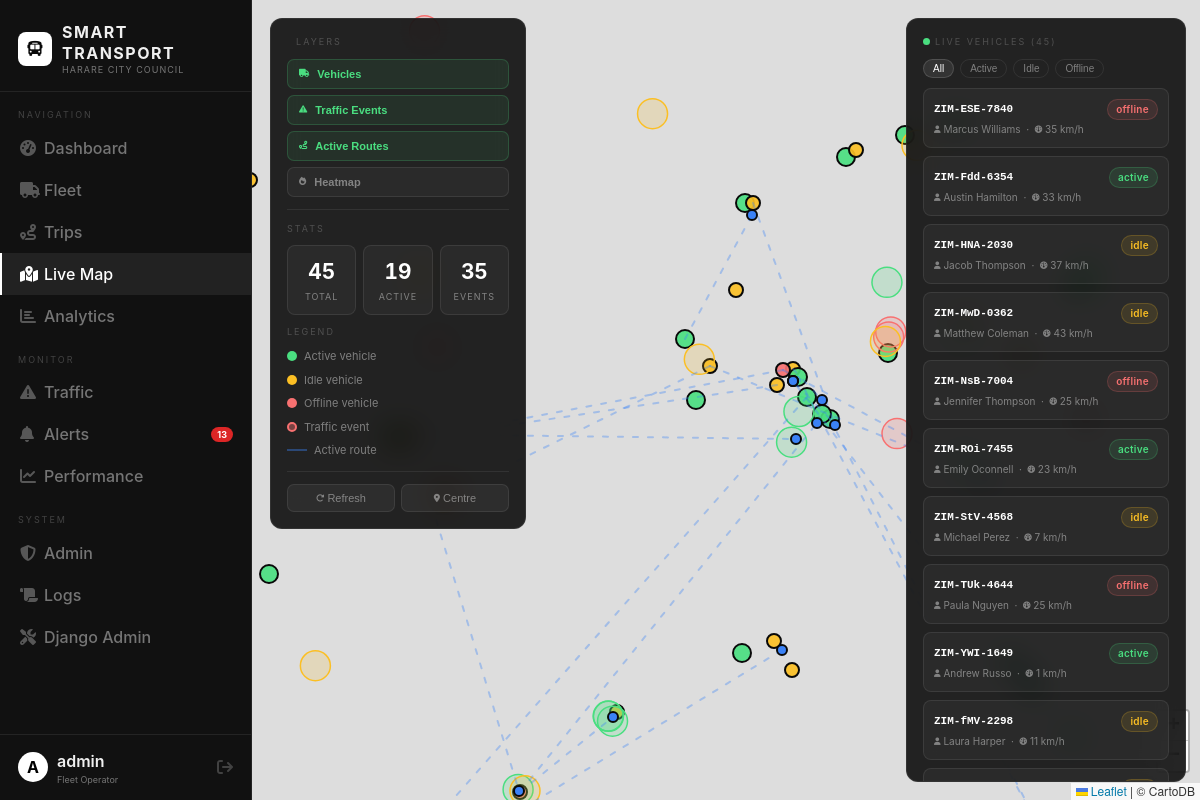
Page /map/ (signed in) on the committed database.
### app/models.py (models this page shows, shortened)
class Vehicle(models.Model):
    STATUS_CHOICES = [
        ('active', 'Active'),
        ('idle', 'Idle'),
        ('offline', 'Offline'),
    ]
    registration_number = models.CharField(max_length=50, unique=True)
    driver_name = models.CharField(max_length=100)
    status = models.CharField(max_length=10, choices=STATUS_CHOICES, default='idle')
    current_latitude = models.FloatField(null=True, blank=True)
    current_longitude = models.FloatField(null=True, blank=True)
    speed = models.FloatField(default=0)
    last_updated = models.DateTimeField(auto_now=True)
    class Meta:
        ordering = ['registration_number']
        verbose_name_plural = "Vehicles"

### app/views.py (the view)
# urls.py: path('map/', views.map_view, name='map_view'),
@login_required
def map_view(request):
    vehicles = Vehicle.objects.all()
    traffic_events = TrafficEvent.objects.order_by('-timestamp')
    ongoing_trips = Trip.objects.filter(
        status='ongoing',
        vehicle__current_latitude__isnull=False,
        vehicle__current_longitude__isnull=False
    ).select_related('vehicle')[:20]  # Limit to 20 for performance
    ctx = _base_ctx()
    ctx.update({
        'vehicles': vehicles,
        'traffic_events': traffic_events,
        'ongoing_trips': ongoing_trips,
        'total_vehicles': vehicles.count(),
        'active_count': vehicles.filter(status='active').count(),
        'traffic_count': traffic_events.count(),
    })
    return render(request, 'map.html', ctx)

### app/views.py (called while the page is built)
def _alert_count():
    return Alert.objects.filter(is_active=True).count()

def _base_ctx():
    return {'alert_count': _alert_count()}

### templates/map.html (shortened to what this page needs)
{% extends "base.html" %}
{% block nav_map %}active{% endblock %}
{% block extra_head %}
<link rel="stylesheet" href="https://unpkg.com/leaflet/dist/leaflet.css"/>
{% endblock %}
{% block content %}
<div id="full-map"></div>
<div class="map-panel ctrl-panel">
  <div class="panel-label"> &nbsp;Layers</div>
  <button class="layer-btn on" id="lyr-vehicles" onclick="toggleLayer('vehicles',this)"> Vehicles</button>
  <button class="layer-btn on" id="lyr-traffic" onclick="toggleLayer('traffic',this)"> Traffic Events</button>
  <button class="layer-btn on" id="lyr-routes" onclick="toggleLayer('routes',this)"> Active Routes</button>
  <button class="layer-btn" id="lyr-heatmap" onclick="toggleLayer('heatmap',this)"> Heatmap</button>
  <hr style="border:none;border-top:1px solid var(--border-dark);margin:12px 0">
  <div class="panel-label">Stats</div>
  <div style="display:flex;gap:7px;margin-bottom:10px">
    <div class="map-stat"><div class="ms-val" id="st-total">{{ total_vehicles|default:"0" }}</div><div class="ms-lbl">Total</div></div>
    <div class="map-stat"><div class="ms-val" id="st-active">{{ active_count|default:"0" }}</div><div class="ms-lbl">Active</div></div>
    <div class="map-stat"><div class="ms-val" id="st-events">{{ traffic_count|default:"0" }}</div><div class="ms-lbl">Events</div></div>
  </div>
  <div class="panel-label">Legend</div>
  <div class="leg-row"><div class="leg-circle" style="background:var(--green-light)"></div>Active vehicle</div>
  <div class="leg-row"><div class="leg-circle" style="background:var(--amber-light)"></div>Idle vehicle</div>
  <div class="leg-row"><div class="leg-circle" style="background:var(--red-light)"></div>Offline vehicle</div>
  <div class="leg-row"><div class="leg-circle" style="background:rgba(248,113,113,0.4);border:2px solid var(--red-light)"></div>Traffic event</div>
  <div class="leg-row"><div class="leg-line" style="background:rgba(59,130,246,0.4)"></div>Active route</div>
  <hr style="border:none;border-top:1px solid var(--border-dark);margin:12px 0">
  <div style="display:flex;gap:6px">
    <button onclick="refreshMap()" style="flex:1;background:rgba(255,255,255,0.05);border:1px solid var(--border-dark);color:var(--text-on-dark-dim);padding:7px;border-radius:7px;cursor:pointer;font-size:11px;transition:all .18s" onmouseover="this.style.borderColor='rgba(255,255,255,0.2)'" onmouseout="this.style.borderColor='var(--border-dark)'"> Refresh</button>
    <button onclick="centerMap()" style="flex:1;background:rgba(255,255,255,0.05);border:1px solid var(--border-dark);color:var(--text-on-dark-dim);padding:7px;border-radius:7px;cursor:pointer;font-size:11px;transition:all .18s" onmouseover="this.style.borderColor='rgba(255,255,255,0.2)'" onmouseout="this.style.borderColor='var(--border-dark)'"> Centre</button>
  </div>
</div>
<div class="map-panel info-panel">
  <div class="panel-label"><span class="pulse-dot"></span>Live Vehicles ({{ vehicles|length }})</div>
  <div class="filter-row">
    <button class="f-pill on" onclick="filterVCards(this,'all')">All</button>
    <button class="f-pill" onclick="filterVCards(this,'active')">Active</button>
    <button class="f-pill" onclick="filterVCards(this,'idle')">Idle</button>
    <button class="f-pill" onclick="filterVCards(this,'offline')">Offline</button>
  </div>
  <div id="vehicle-cards">
    {% for v in vehicles %}
    {% if v.current_latitude and v.current_longitude %}
    <div class="v-card" data-status="{{ v.status }}" onclick="flyTo({{ v.current_latitude }},{{ v.current_longitude }})">
      <div style="display:flex;align-items:center;justify-content:space-between">
        <div class="v-card-reg">{{ v.registration_number }}</div>
        <span class="badge badge-{% if v.status == 'active' %}green{% elif v.status == 'idle' %}amber{% else %}red{% endif %}">{{ v.status }}</span>
      </div>
      <div class="v-card-sub"> {{ v.driver_name }} &nbsp;·&nbsp;  {{ v.speed|floatformat:0 }} km/h</div>
    </div>
    {% endif %}
    {% empty %}
    <div style="color:var(--text-on-dark-dim);font-size:11px">No vehicles with GPS data.</div>
    {% endfor %}
  </div>
</div>
{% endblock %}

### templates/base.html (shortened to what this page needs)
{% load static %}
<!doctype html>
<html lang="en">
  <head>
    <link
      rel="stylesheet"
      href="https://cdnjs.cloudflare.com/ajax/libs/font-awesome/6.5.0/css/all.min.css"
    />
    <link
      rel="stylesheet"
      href="https://cdn.datatables.net/1.13.7/css/dataTables.bootstrap5.min.css"
    />
    <link
      rel="stylesheet"
      href="https://cdn.datatables.net/buttons/2.4.2/css/buttons.bootstrap5.min.css"
    />
    <link rel="stylesheet" href="https://cdn.datatables.net/1.13.8/css/dataTables.bootstrap5.min.css">
    <link rel="stylesheet" href="https://cdn.datatables.net/1.13.6/css/jquery.dataTables.min.css">
    {% block extra_head %}{% endblock %}
  </head>
  <body>
    <aside class="sidebar">
      <div class="sb-logo">
        <div class="sb-icon"><i class="fa-solid fa-bus"></i></div>
        <div class="sb-name">
          Smart Transport<small>Harare City Council</small>
        </div>
      </div>
      <div class="sb-section">Navigation</div>
      <a
        href="{% url 'home' %}"
        class="sb-link {% block nav_home %}{% endblock %}"
        ><i class="fa-solid fa-gauge-high"></i> Dashboard</a
      >
      <a
        href="{% url 'fleet_list' %}"
        class="sb-link {% block nav_fleet %}{% endblock %}"
        ><i class="fa-solid fa-truck"></i> Fleet</a
      >
      <a
        href="{% url 'trip_list' %}"
        class="sb-link {% block nav_trips %}{% endblock %}"
        ><i class="fa-solid fa-route"></i> Trips</a
      >
      <a
        href="{% url 'map_view' %}"
        class="sb-link {% block nav_map %}{% endblock %}"
        ><i class="fa-solid fa-map-location-dot"></i> Live Map</a
      >
      <a
        href="{% url 'analytics_view' %}"
        class="sb-link {% block nav_analytics %}{% endblock %}"
        ><i class="fa-solid fa-chart-bar"></i> Analytics</a
      >
      <div class="sb-section">Monitor</div>
      <a
        href="{% url 'traffic_list' %}"
        class="sb-link {% block nav_traffic %}{% endblock %}"
        ><i class="fa-solid fa-triangle-exclamation"></i> Traffic</a
      >
      <a
        href="{% url 'alert_list' %}"
        class="sb-link {% block nav_alerts %}{% endblock %}"
        ><i class="fa-solid fa-bell"></i> Alerts {% if alert_count %}<span
          class="sb-badge"
          >{{ alert_count }}</span
        >{% endif %}</a
      >
      <a
        href="{% url 'metrics_view' %}"
        class="sb-link {% block nav_metrics %}{% endblock %}"
        ><i class="fa-solid fa-chart-line"></i> Performance</a
      >
      <div class="sb-section">System</div>
      {% if request.user.is_staff %}
      <a
        href="{% url 'admin_dashboard' %}"
        class="sb-link {% block nav_admin %}{% endblock %}"
        ><i class="fa-solid fa-shield-halved"></i> Admin</a
      >
      <a
        href="{% url 'site_logs' %}"
        class="sb-link {% block nav_logs %}{% endblock %}"
        ><i class="fa-solid fa-scroll"></i> Logs</a
      >
      {% endif %}
      <a href="/admin/" class="sb-link"
        ><i class="fa-solid fa-screwdriver-wrench"></i> Django Admin</a
      >
      <div class="sb-footer">
        <div class="sb-av">
          {{ request.user.username|first|upper|default:"A" }}
        </div>
        <div>
          <div class="sb-uname">
            {{ request.user.get_full_name|default:request.user.username }}
          </div>
          <div class="sb-urole">Fleet Operator</div>
        </div>
        <a href="{% url 'logout' %}" class="sb-logout" title="Logout"
          ><i class="fa-solid fa-arrow-right-from-bracket"></i
        ></a>
      </div>
    </aside>
    <div class="main">
      <div class="main-scroll">
         {% block content %}{% endblock %}
      </div>
    </div>
  </body>
</html>

### templates/map.html (style rules this page uses)
.main-scroll { padding:0 !important;overflow:hidden !important }
#full-map { position:fixed;top:0;left:252px;right:0;bottom:0;z-index:5 }
.map-panel { position:fixed;z-index:20;background:rgba(9,9,9,0.88);backdrop-filter:blur(14px);border:1px solid var(--border-dark);border-radius:12px }
.ctrl-panel { top:18px;left:270px;width:256px;padding:16px }
.info-panel { top:18px;right:14px;width:280px;padding:16px;max-height:calc(100vh - 36px);overflow-y:auto }
.layer-btn { display:flex;align-items:center;gap:8px;width:100%;padding:8px 11px;border-radius:7px;background:rgba(255,255,255,0.04);border:1px solid var(--border-dark);color:var(--text-on-dark-dim);font-size:11px;font-weight:600;cursor:pointer;transition:all .18s;margin-bottom:6px;text-align:left }
.layer-btn.on { background:rgba(74,222,128,0.08);border-color:rgba(74,222,128,0.2);color:var(--green-light) }
.map-stat { background:rgba(255,255,255,0.04);border:1px solid var(--border-dark);border-radius:8px;padding:10px;text-align:center;flex:1 }
.ms-val { font-size:1.3rem;font-weight:700;color:#fff;font-variant-numeric:tabular-nums }
.ms-lbl { font-size:9px;color:var(--text-on-dark-dim);text-transform:uppercase;letter-spacing:1px;margin-top:3px }
.leg-row { display:flex;align-items:center;gap:7px;font-size:11px;color:var(--text-on-dark-dim);margin-bottom:7px }
.leg-circle { width:10px;height:10px;border-radius:50%;flex-shrink:0 }
.leg-line { width:20px;height:2px;flex-shrink:0 }
.v-card { background:rgba(255,255,255,0.04);border:1px solid var(--border-dark);border-radius:8px;padding:10px;margin-bottom:8px;cursor:pointer;transition:border-color .18s }
.v-card-reg { font-family:'Courier New',monospace;font-size:11px;font-weight:700;color:#fff }
.v-card-sub { font-size:10px;color:var(--text-on-dark-dim);margin-top:2px }
.pulse-dot { display:inline-block;width:7px;height:7px;border-radius:50%;background:var(--green-light);animation:pulse-anim 1.5s ease-in-out infinite;margin-right:5px }
.panel-label { font-size:9px;letter-spacing:2px;text-transform:uppercase;color:var(--text-on-dark-muted);margin-bottom:10px }
.filter-row { display:flex;gap:6px;margin-bottom:10px;flex-wrap:wrap }
.f-pill { font-size:10px;padding:3px 9px;border-radius:99px;border:1px solid var(--border-dark);background:transparent;color:var(--text-on-dark-dim);cursor:pointer;transition:all .16s }
.f-pill.on { background:rgba(255,255,255,0.08);border-color:var(--border-dark2);color:#fff }

### rows in the picture
Vehicle: registration_number "ZIM-ESE-7840", status "offline", driver_name "Marcus Williams", speed "35"
Vehicle: registration_number "ZIM-Fdd-6354", status "active", driver_name "Austin Hamilton", speed "33"
Vehicle: registration_number "ZIM-HNA-2030", status "idle", driver_name "Jacob Thompson", speed "37"
Vehicle: registration_number "ZIM-MwD-0362", status "idle", driver_name "Matthew Coleman", speed "43"
Vehicle: registration_number "ZIM-NsB-7004", status "offline", driver_name "Jennifer Thompson", speed "25"
Vehicle: registration_number "ZIM-ROi-7455", status "active", driver_name "Emily Oconnell", speed "23"
Vehicle: registration_number "ZIM-StV-4568", status "idle", driver_name "Michael Perez", speed "7"
Vehicle: registration_number "ZIM-TUk-4644", status "offline", driver_name "Paula Nguyen", speed "25"
Vehicle: registration_number "ZIM-YWI-1649", status "active", driver_name "Andrew Russo", speed "1"
Vehicle: registration_number "ZIM-fMV-2298", status "idle", driver_name "Laura Harper", speed "11"

### other values in the picture
{{ alert_count }} "13"
{{ request.user.username|first|upper|default:"A" }} "A"
{{ request.user.get_full_name|default:request.user.username }} "admin"
{{ total_vehicles|default:"0" }} "45"
{{ active_count|default:"0" }} "19"
{{ traffic_count|default:"0" }} "35"
{{ vehicles|length }} "45"
